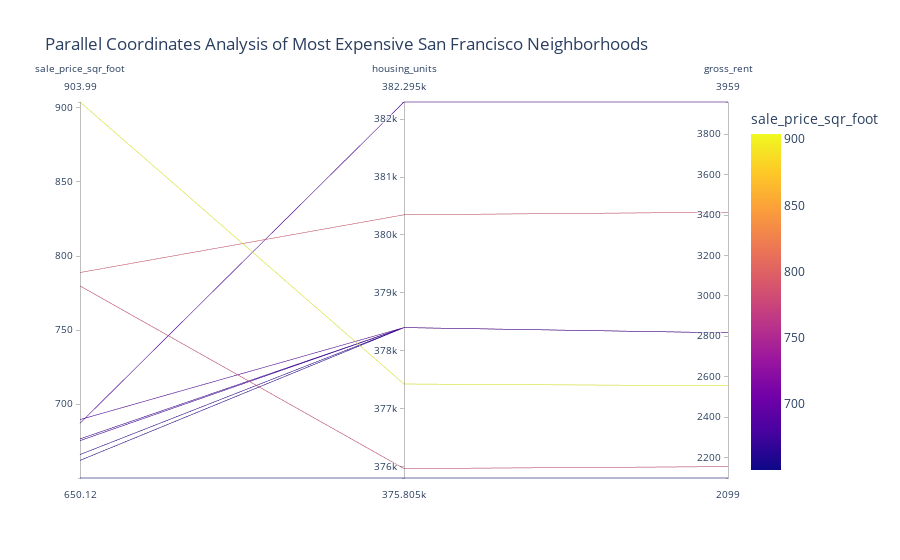

The notebook cell this image was saved under:
### Code cell
# Parallel Coordinates Plot
px.parallel_coordinates(
    top_neighborhoods,
    title='Parallel Coordinates Analysis of Most Expensive San Francisco Neighborhoods',
    color='sale_price_sqr_foot'
)

### Figure 1 — Plotly figure (JSON) as saved in the notebook; plotly's stock layout.template omitted (floating-point values rounded to 4 significant figures)
{"data": [{"dimensions": [{"label": "sale_price_sqr_foot", "values": [904.0, 788.8, 779.8, 689.6, 687.1, 676.5, 675.4, 666.0, 662.0, 650.1]}, {"label": "housing_units", "values": [377400.0, 380348, 376000.0, 378401, 382295, 378401, 378401, 378401, 378401, 375805]}, {"label": "gross_rent", "values": [2555.0, 3414, 2155.0, 2817.0, 3959, 2817.0, 2817.0, 2817.0, 2817.0, 2099]}], "domain": {"x": [0, 1], "y": [0, 1]}, "line": {"color": [904.0, 788.8, 779.8, 689.6, 687.1, 676.5, 675.4, 666.0, 662.0, 650.1], "coloraxis": "coloraxis"}, "name": "", "type": "parcoords"}], "layout": {"coloraxis": {"colorbar": {"title": {"text": "sale_price_sqr_foot"}}, "colorscale": [[0, "#0d0887"], [0.1111, "#46039f"], [0.2222, "#7201a8"], [0.3333, "#9c179e"], [0.4444, "#bd3786"], [0.5556, "#d8576b"], [0.6667, "#ed7953"], [0.7778, "#fb9f3a"], [0.8889, "#fdca26"], [1, "#f0f921"]]}, "legend": {"tracegroupgap": 0}, "title": {"text": "Parallel Coordinates Analysis of Most Expensive San Francisco Neighborhoods"}}}
